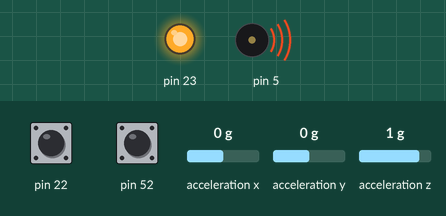
The program below on a simulated Arduino Mega 2560, built with avr-gcc and run on an emulated ATmega2560. Parts: output pins drawn as LEDs (lit = HIGH), buzzer (waves = sounding). Wiring (inferred from the names in the program): ADXL345 accelerometer at I2C address 0x53. Inputs (shaded band) come from the test bench; at power-on: pin 22 HIGH, pin 52 HIGH, acceleration x 0 g, acceleration y 0 g, acceleration z 1 g. Pins used as bus, display or sensor lines are not drawn; what the program prints to the serial monitor is not drawn.

Above: at 0.3 s.
Timing chart, 0 to 40.0 s (numbered marks = the images above):
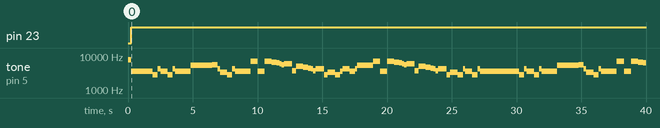

Measured:
- by itself, pin 23: LOW → HIGH at 0.26 s
- by itself, tone on pin 5: plays 7813 Hz for 0.26 s, 3521 Hz for 1.7 s, 2792 Hz for 0.40 s, 4184 Hz for 0.20 s, 3521 Hz for 0.55 s, 2792 Hz for 0.40 s … (79 notes in this stretch)

The program:

main.cpp
```cpp
#include <Arduino.h>
#include "led.h"
#include "timer.h"
#include "adxl345.h"
#include "pir.h"
#include "pwm.h"
#include "switch.h"

#define thresh 300

 typedef enum {
  waitPress, debouncePress, waitRelease, debounceRelease
} states;
volatile states state = waitPress;
volatile bool deviceOn = true;
volatile bool motionB = false;
volatile bool tooFar = false;

int main(void){
  sei();
  Serial.begin(9600);
  initLED(); //for testing
  initPIR(); //motion sensor
  initTimer1(); //for testing
  initADXL345(); //accelerometer
  initPWMTimer3(); // PWM
  initSwitchPB1(); // switch


  while(1) {
    switch(state) {
      case waitPress:
      delayMs(250);
      break;

      case debouncePress:
      delayMs(250);
      break;

      case waitRelease:
      delayMs(200);
      break;

      case debounceRelease:
      delayMs(200);
      break;

      default:
      delayMs(250);
      break;
    }
       //testing PIR detector
      int z = getZ();
      motionB = detectMotion();
      tooFar = (abs(z) > thresh);
      while((tooFar && deviceOn) || (deviceOn && motionB))  {
        lightLED();
        triggerAlarm(&deviceOn);
      }
      turnOffLED();
      delayMs(100);

    }
}

 ISR(PCINT0_vect){
       switch(state) {
          case waitPress:
          state = debouncePress;
          break;

          case debouncePress:
          deviceOn = !deviceOn;
          state = waitRelease;
          break;

          case waitRelease:
          state = debounceRelease;
          break;

          case debounceRelease:
          state = waitPress;
          break;

          default:
          state = waitRelease;
          break;
        }
   }
```
